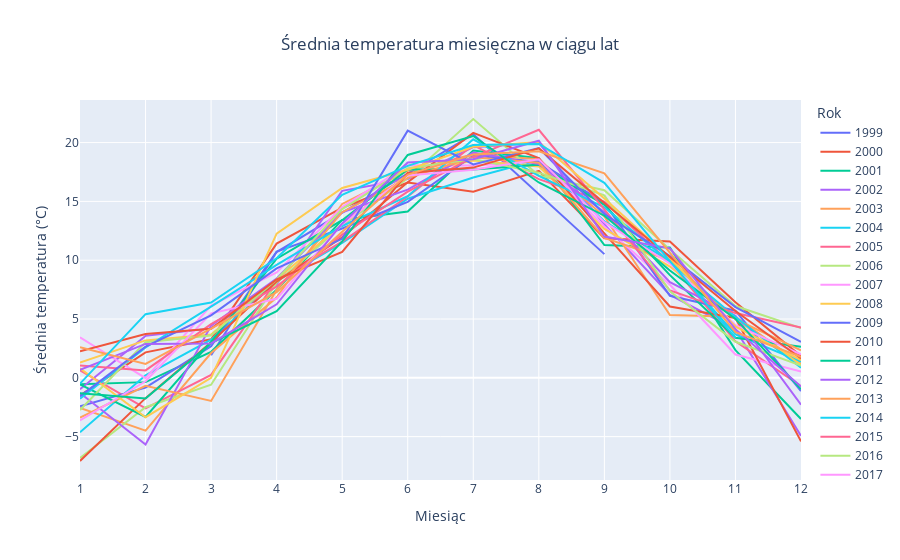

Write notebook code for a chart like this one.
### Code cell
# Pobranie danych
df = pd.read_sql_query(meantemp_by_year_by_month, engine)

# Sprawdzenie i raportowanie zduplikowanych oraz brakujących wartości
print("Liczba zduplikowanych wierszy:", df.duplicated().sum())
print("Liczba brakujących wartości:", df.isnull().sum().sum())

# Obsługa duplikatów
df = df.drop_duplicates()

# Obsługa brakujących wartości, jeśli istnieją. W tym miejscu usuwamy wiersze z brakującymi wartościami, ale można je również wypełnić.
df = df.dropna()  # Można użyć innej metody, np. df.fillna(method='ffill', inplace=True)

# Informacja po czyszczeniu danych
print("Kształt danych po czyszczeniu:", df.shape)

# Tworzenie wykresu
fig = px.line(df, x='Month', y='AvgTemp', color='Year',
              title='Średnia temperatura miesięczna w ciągu lat',
              labels={
                  'Month': 'Miesiąc',
                  'AvgTemp': 'Średnia temperatura (°C)',
                  'Year': 'Rok'
              })

# Poprawa czytelności wykresu i wycentrowanie tytułu
fig.update_layout(title_x=0.5,
                  xaxis=dict(tickmode='array', tickvals=list(range(1, 13))),
                  xaxis_title='Miesiąc',
                  yaxis_title='Średnia temperatura (°C)')

# Wyświetlenie wykresu
fig.show()

### Figure 1 — Plotly figure (JSON) as saved in the notebook; plotly's stock layout.template omitted (floating-point values rounded to 4 significant figures)
{"data": [{"hovertemplate": "Rok=1999<br>Miesiąc=%{x}<br>Średnia temperatura (°C)=%{y}<extra></extra>", "legendgroup": "1999", "line": {"color": "#636efa", "dash": "solid"}, "marker": {"symbol": "circle"}, "mode": "lines", "name": "1999", "orientation": "v", "showlegend": true, "x": [3, 4, 7, 9], "xaxis": "x", "y": [1.914, 10.69, 20.71, 10.52], "yaxis": "y", "type": "scatter"}, {"hovertemplate": "Rok=2000<br>Miesiąc=%{x}<br>Średnia temperatura (°C)=%{y}<extra></extra>", "legendgroup": "2000", "line": {"color": "#EF553B", "dash": "solid"}, "marker": {"symbol": "circle"}, "mode": "lines", "name": "2000", "orientation": "v", "showlegend": true, "x": [1, 2, 3, 4, 5, 6, 7, 8, 9, 10, 11, 12], "xaxis": "x", "y": [-1.506, 2.165, 3.275, 11.41, 14.46, 16.61, 15.82, 17.6, 11.87, 11.6, 6.431, 1.843], "yaxis": "y", "type": "scatter"}, {"hovertemplate": "Rok=2001<br>Miesiąc=%{x}<br>Średnia temperatura (°C)=%{y}<extra></extra>", "legendgroup": "2001", "line": {"color": "#00cc96", "dash": "solid"}, "marker": {"symbol": "circle"}, "mode": "lines", "name": "2001", "orientation": "v", "showlegend": true, "x": [1, 2, 3, 4, 5, 6, 7, 8, 9, 10, 11, 12], "xaxis": "x", "y": [-0.5468, -0.3664, 2.208, 7.487, 13.43, 14.15, 19.33, 18.67, 11.28, 11.08, 2.354, -3.496], "yaxis": "y", "type": "scatter"}, {"hovertemplate": "Rok=2002<br>Miesiąc=%{x}<br>Średnia temperatura (°C)=%{y}<extra></extra>", "legendgroup": "2002", "line": {"color": "#ab63fa", "dash": "solid"}, "marker": {"symbol": "circle"}, "mode": "lines", "name": "2002", "orientation": "v", "showlegend": true, "x": [1, 2, 3, 4, 5, 6, 7, 8, 9, 10, 11, 12], "xaxis": "x", "y": [-0.9691, 3.566, 4.202, 7.938, 15.9, 16.9, 19.61, 19.97, 13.04, 7.044, 4.122, -4.935], "yaxis": "y", "type": "scatter"}, {"hovertemplate": "Rok=2003<br>Miesiąc=%{x}<br>Średnia temperatura (°C)=%{y}<extra></extra>", "legendgroup": "2003", "line": {"color": "#FFA15A", "dash": "solid"}, "marker": {"symbol": "circle"}, "mode": "lines", "name": "2003", "orientation": "v", "showlegend": true, "x": [1, 2, 3, 4, 5, 6, 7, 8, 9, 10, 11, 12], "xaxis": "x", "y": [-2.551, -4.488, 2.108, 6.826, 14.79, 17.6, 19.01, 18.59, 13.71, 5.34, 5.187, 1.198], "yaxis": "y", "type": "scatter"}, {"hovertemplate": "Rok=2004<br>Miesiąc=%{x}<br>Średnia temperatura (°C)=%{y}<extra></extra>", "legendgroup": "2004", "line": {"color": "#19d3f3", "dash": "solid"}, "marker": {"symbol": "circle"}, "mode": "lines", "name": "2004", "orientation": "v", "showlegend": true, "x": [1, 2, 3, 4, 5, 6, 7, 8, 9, 10, 11, 12], "xaxis": "x", "y": [-4.634, 0.2115, 3.24, 8.211, 11.48, 15.23, 17.03, 18.51, 13.31, 9.928, 3.693, 1.371], "yaxis": "y", "type": "scatter"}, {"hovertemplate": "Rok=2005<br>Miesiąc=%{x}<br>Średnia temperatura (°C)=%{y}<extra></extra>", "legendgroup": "2005", "line": {"color": "#FF6692", "dash": "solid"}, "marker": {"symbol": "circle"}, "mode": "lines", "name": "2005", "orientation": "v", "showlegend": true, "x": [1, 2, 3, 4, 5, 6, 7, 8, 9, 10, 11, 12], "xaxis": "x", "y": [0.6356, -2.605, 0.2463, 8.268, 11.59, 15.42, 19.79, 16.89, 14.98, 9.789, 3.102, -0.7069], "yaxis": "y", "type": "scatter"}, {"hovertemplate": "Rok=2006<br>Miesiąc=%{x}<br>Średnia temperatura (°C)=%{y}<extra></extra>", "legendgroup": "2006", "line": {"color": "#B6E880", "dash": "solid"}, "marker": {"symbol": "circle"}, "mode": "lines", "name": "2006", "orientation": "v", "showlegend": true, "x": [1, 2, 3, 4, 5, 6, 7, 8, 9, 10, 11, 12], "xaxis": "x", "y": [-6.81, -2.501, -0.583, 8.088, 12.93, 16.96, 22.01, 17.2, 15.95, 10.9, 6.104, 4.229], "yaxis": "y", "type": "scatter"}, {"hovertemplate": "Rok=2007<br>Miesiąc=%{x}<br>Średnia temperatura (°C)=%{y}<extra></extra>", "legendgroup": "2007", "line": {"color": "#FF97FF", "dash": "solid"}, "marker": {"symbol": "circle"}, "mode": "lines", "name": "2007", "orientation": "v", "showlegend": true, "x": [1, 2, 3, 4, 5, 6, 7, 8, 9, 10, 11, 12], "xaxis": "x", "y": [3.451, -0.02522, 6.146, 8.96, 14.52, 18.07, 18.05, 18.4, 12.87, 7.912, 1.985, 0.5398], "yaxis": "y", "type": "scatter"}, {"hovertemplate": "Rok=2008<br>Miesiąc=%{x}<br>Średnia temperatura (°C)=%{y}<extra></extra>", "legendgroup": "2008", "line": {"color": "#FECB52", "dash": "solid"}, "marker": {"symbol": "circle"}, "mode": "lines", "name": "2008", "orientation": "v", "showlegend": true, "x": [1, 2, 3, 4, 5, 6, 7, 8, 9, 10, 11, 12], "xaxis": "x", "y": [1.289, 3.183, 3.681, 8.355, 13.06, 17.3, 18.48, 17.96, 12.66, 9.464, 5.015, 1.098], "yaxis": "y", "type": "scatter"}, {"hovertemplate": "Rok=2009<br>Miesiąc=%{x}<br>Średnia temperatura (°C)=%{y}<extra></extra>", "legendgroup": "2009", "line": {"color": "#636efa", "dash": "solid"}, "marker": {"symbol": "circle"}, "mode": "lines", "name": "2009", "orientation": "v", "showlegend": true, "x": [1, 2, 3, 4, 5, 6, 7, 8, 9, 10, 11, 12], "xaxis": "x", "y": [-2.427, -0.8324, 2.688, 10.74, 12.7, 14.96, 18.9, 18.36, 14.85, 6.97, 5.709, -1.125], "yaxis": "y", "type": "scatter"}, {"hovertemplate": "Rok=2010<br>Miesiąc=%{x}<br>Średnia temperatura (°C)=%{y}<extra></extra>", "legendgroup": "2010", "line": {"color": "#EF553B", "dash": "solid"}, "marker": {"symbol": "circle"}, "mode": "lines", "name": "2010", "orientation": "v", "showlegend": true, "x": [1, 2, 3, 4, 5, 6, 7, 8, 9, 10, 11, 12], "xaxis": "x", "y": [-7.072, -1.726, 3.017, 8.179, 11.95, 16.63, 20.82, 18.68, 12.28, 6.064, 5.09, -5.404], "yaxis": "y", "type": "scatter"}, {"hovertemplate": "Rok=2011<br>Miesiąc=%{x}<br>Średnia temperatura (°C)=%{y}<extra></extra>", "legendgroup": "2011", "line": {"color": "#00cc96", "dash": "solid"}, "marker": {"symbol": "circle"}, "mode": "lines", "name": "2011", "orientation": "v", "showlegend": true, "x": [1, 2, 3, 4, 5, 6, 7, 8, 9, 10, 11, 12], "xaxis": "x", "y": [-0.5477, -3.328, 3.048, 10.13, 13.4, 17.71, 17.72, 18.13, 14.71, 8.729, 3.406, 2.642], "yaxis": "y", "type": "scatter"}, {"hovertemplate": "Rok=2012<br>Miesiąc=%{x}<br>Średnia temperatura (°C)=%{y}<extra></extra>", "legendgroup": "2012", "line": {"color": "#ab63fa", "dash": "solid"}, "marker": {"symbol": "circle"}, "mode": "lines", "name": "2012", "orientation": "v", "showlegend": true, "x": [1, 2, 3, 4, 5, 6, 7, 8, 9, 10, 11, 12], "xaxis": "x", "y": [-1.294, -5.667, 4.443, 8.445, 14.08, 16.0, 19.15, 18.17, 14.1, 8.135, 5.282, -2.291], "yaxis": "y", "type": "scatter"}, {"hovertemplate": "Rok=2013<br>Miesiąc=%{x}<br>Średnia temperatura (°C)=%{y}<extra></extra>", "legendgroup": "2013", "line": {"color": "#FFA15A", "dash": "solid"}, "marker": {"symbol": "circle"}, "mode": "lines", "name": "2013", "orientation": "v", "showlegend": true, "x": [1, 2, 3, 4, 5, 6, 7, 8, 9, 10, 11, 12], "xaxis": "x", "y": [-3.392, -0.6726, -1.964, 7.484, 14.08, 17.0, 18.76, 18.29, 11.9, 10.0, 4.986, 2.334], "yaxis": "y", "type": "scatter"}, {"hovertemplate": "Rok=2014<br>Miesiąc=%{x}<br>Średnia temperatura (°C)=%{y}<extra></extra>", "legendgroup": "2014", "line": {"color": "#19d3f3", "dash": "solid"}, "marker": {"symbol": "circle"}, "mode": "lines", "name": "2014", "orientation": "v", "showlegend": true, "x": [1, 2, 3, 4, 5, 6, 7, 8, 9, 10, 11, 12], "xaxis": "x", "y": [-1.775, 2.582, 6.046, 9.601, 12.91, 15.44, 20.28, 17.17, 14.5, 9.842, 5.172, 0.8574], "yaxis": "y", "type": "scatter"}, {"hovertemplate": "Rok=2015<br>Miesiąc=%{x}<br>Średnia temperatura (°C)=%{y}<extra></extra>", "legendgroup": "2015", "line": {"color": "#FF6692", "dash": "solid"}, "marker": {"symbol": "circle"}, "mode": "lines", "name": "2015", "orientation": "v", "showlegend": true, "x": [1, 2, 3, 4, 5, 6, 7, 8, 9, 10, 11, 12], "xaxis": "x", "y": [1.058, 0.6314, 4.563, 7.752, 12.17, 15.83, 18.77, 21.09, 14.32, 7.423, 5.505, 4.272], "yaxis": "y", "type": "scatter"}, {"hovertemplate": "Rok=2016<br>Miesiąc=%{x}<br>Średnia temperatura (°C)=%{y}<extra></extra>", "legendgroup": "2016", "line": {"color": "#B6E880", "dash": "solid"}, "marker": {"symbol": "circle"}, "mode": "lines", "name": "2016", "orientation": "v", "showlegend": true, "x": [1, 2, 3, 4, 5, 6, 7, 8, 9, 10, 11, 12], "xaxis": "x", "y": [-2.739, 3.034, 3.594, 8.357, 14.35, 17.83, 18.61, 17.44, 15.51, 7.353, 3.063, 1.04], "yaxis": "y", "type": "scatter"}, {"hovertemplate": "Rok=2017<br>Miesiąc=%{x}<br>Średnia temperatura (°C)=%{y}<extra></extra>", "legendgroup": "2017", "line": {"color": "#FF97FF", "dash": "solid"}, "marker": {"symbol": "circle"}, "mode": "lines", "name": "2017", "orientation": "v", "showlegend": true, "x": [1, 2, 3, 4, 5, 6, 7, 8, 9, 10, 11, 12], "xaxis": "x", "y": [-3.624, -0.2925, 5.479, 6.724, 13.06, 17.21, 17.69, 18.59, 13.23, 9.721, 4.488, 1.986], "yaxis": "y", "type": "scatter"}, {"hovertemplate": "Rok=2018<br>Miesiąc=%{x}<br>Średnia temperatura (°C)=%{y}<extra></extra>", "legendgroup": "2018", "line": {"color": "#FECB52", "dash": "solid"}, "marker": {"symbol": "circle"}, "mode": "lines", "name": "2018", "orientation": "v", "showlegend": true, "x": [1, 2, 3, 4, 5, 6, 7, 8, 9, 10, 11, 12], "xaxis": "x", "y": [0.8199, -3.35, -0.005589, 12.26, 16.14, 17.68, 19.64, 20.05, 15.25, 10.19, 4.358, 1.497], "yaxis": "y", "type": "scatter"}, {"hovertemplate": "Rok=2019<br>Miesiąc=%{x}<br>Średnia temperatura (°C)=%{y}<extra></extra>", "legendgroup": "2019", "line": {"color": "#636efa", "dash": "solid"}, "marker": {"symbol": "circle"}, "mode": "lines", "name": "2019", "orientation": "v", "showlegend": true, "x": [1, 2, 3, 4, 5, 6, 7, 8, 9, 10, 11, 12], "xaxis": "x", "y": [-1.575, 2.65, 5.308, 9.3, 11.82, 21.01, 18.14, 19.54, 13.91, 10.35, 6.011, 3.05], "yaxis": "y", "type": "scatter"}, {"hovertemplate": "Rok=2020<br>Miesiąc=%{x}<br>Średnia temperatura (°C)=%{y}<extra></extra>", "legendgroup": "2020", "line": {"color": "#EF553B", "dash": "solid"}, "marker": {"symbol": "circle"}, "mode": "lines", "name": "2020", "orientation": "v", "showlegend": true, "x": [1, 2, 3, 4, 5, 6, 7, 8, 9, 10, 11, 12], "xaxis": "x", "y": [2.261, 3.728, 4.177, 8.373, 10.71, 17.41, 17.87, 19.51, 14.86, 10.27, 5.676, 1.642], "yaxis": "y", "type": "scatter"}, {"hovertemplate": "Rok=2021<br>Miesiąc=%{x}<br>Średnia temperatura (°C)=%{y}<extra></extra>", "legendgroup": "2021", "line": {"color": "#00cc96", "dash": "solid"}, "marker": {"symbol": "circle"}, "mode": "lines", "name": "2021", "orientation": "v", "showlegend": true, "x": [1, 2, 3, 4, 5, 6, 7, 8, 9, 10, 11, 12], "xaxis": "x", "y": [-1.306, -1.749, 2.945, 5.663, 11.6, 18.95, 20.56, 16.61, 13.78, 9.125, 5.009, -0.96], "yaxis": "y", "type": "scatter"}, {"hovertemplate": "Rok=2022<br>Miesiąc=%{x}<br>Średnia temperatura (°C)=%{y}<extra></extra>", "legendgroup": "2022", "line": {"color": "#ab63fa", "dash": "solid"}, "marker": {"symbol": "circle"}, "mode": "lines", "name": "2022", "orientation": "v", "showlegend": true, "x": [1, 2, 3, 4, 5, 6, 7, 8, 9, 10, 11, 12], "xaxis": "x", "y": [0.67, 2.882, 2.92, 6.252, 13.13, 18.31, 18.59, 20.16, 12.01, 11.01, 4.138, -0.7412], "yaxis": "y", "type": "scatter"}, {"hovertemplate": "Rok=2023<br>Miesiąc=%{x}<br>Średnia temperatura (°C)=%{y}<extra></extra>", "legendgroup": "2023", "line": {"color": "#FFA15A", "dash": "solid"}, "marker": {"symbol": "circle"}, "mode": "lines", "name": "2023", "orientation": "v", "showlegend": true, "x": [1, 2, 3, 4, 5, 6, 7, 8, 9, 10, 11, 12], "xaxis": "x", "y": [2.597, 1.182, 4.178, 7.282, 12.42, 17.28, 18.99, 19.27, 17.38, 10.67, 3.874, 1.778], "yaxis": "y", "type": "scatter"}, {"hovertemplate": "Rok=2024<br>Miesiąc=%{x}<br>Średnia temperatura (°C)=%{y}<extra></extra>", "legendgroup": "2024", "line": {"color": "#19d3f3", "dash": "solid"}, "marker": {"symbol": "circle"}, "mode": "lines", "name": "2024", "orientation": "v", "showlegend": true, "x": [1, 2, 3, 4, 5, 6, 7, 8, 9, 10, 11], "xaxis": "x", "y": [-0.4975, 5.412, 6.399, 10.17, 15.56, 18.02, 19.8, 19.89, 16.58, 9.918, 3.39], "yaxis": "y", "type": "scatter"}], "layout": {"xaxis": {"anchor": "y", "domain": [0.0, 1.0], "title": {"text": "Miesiąc"}, "tickmode": "array", "tickvals": [1, 2, 3, 4, 5, 6, 7, 8, 9, 10, 11, 12]}, "yaxis": {"anchor": "x", "domain": [0.0, 1.0], "title": {"text": "Średnia temperatura (°C)"}}, "legend": {"title": {"text": "Rok"}, "tracegroupgap": 0}, "title": {"text": "Średnia temperatura miesięczna w ciągu lat", "x": 0.5}}}
